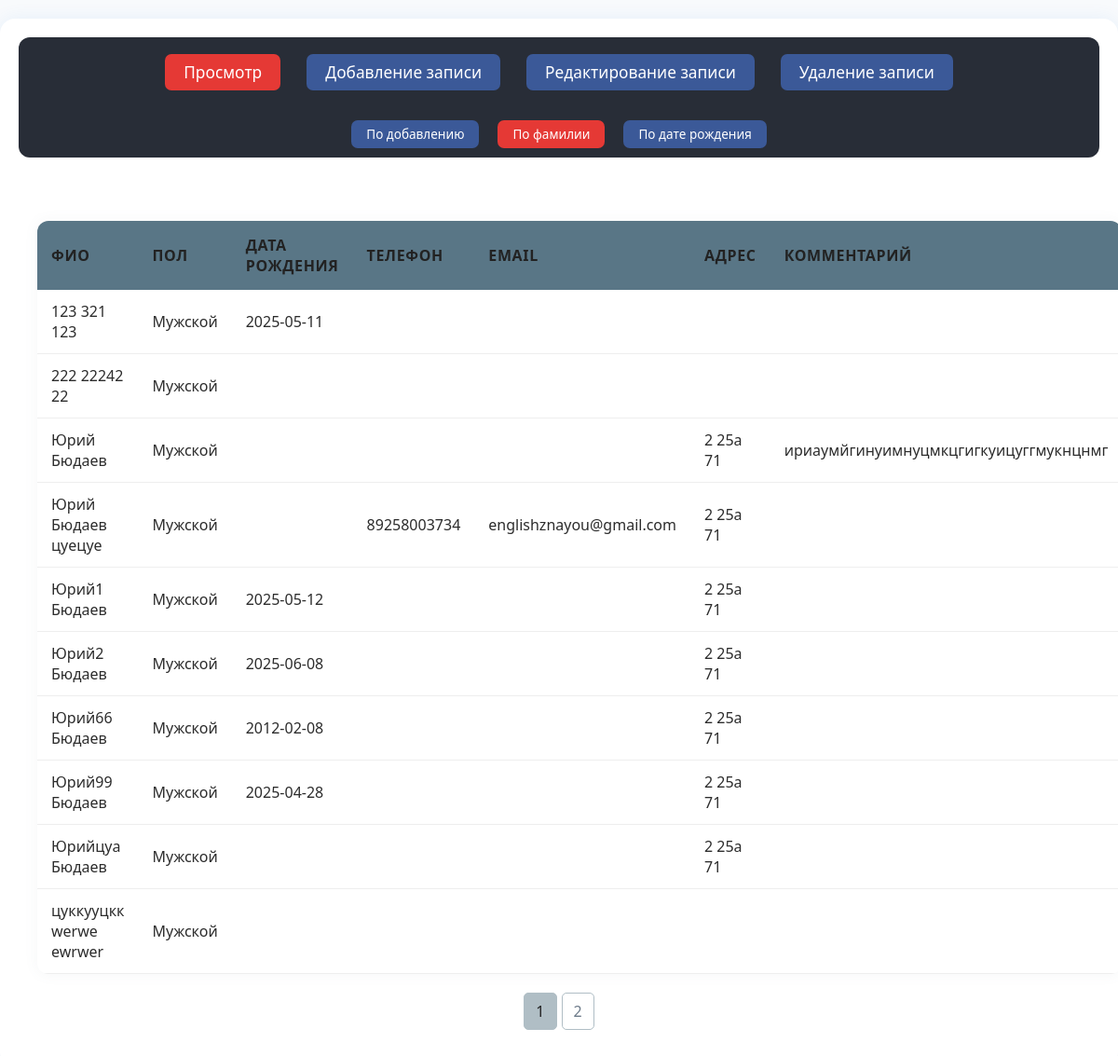
/index.php?action=view&sort=name, run on an earlier commit of the app's database.
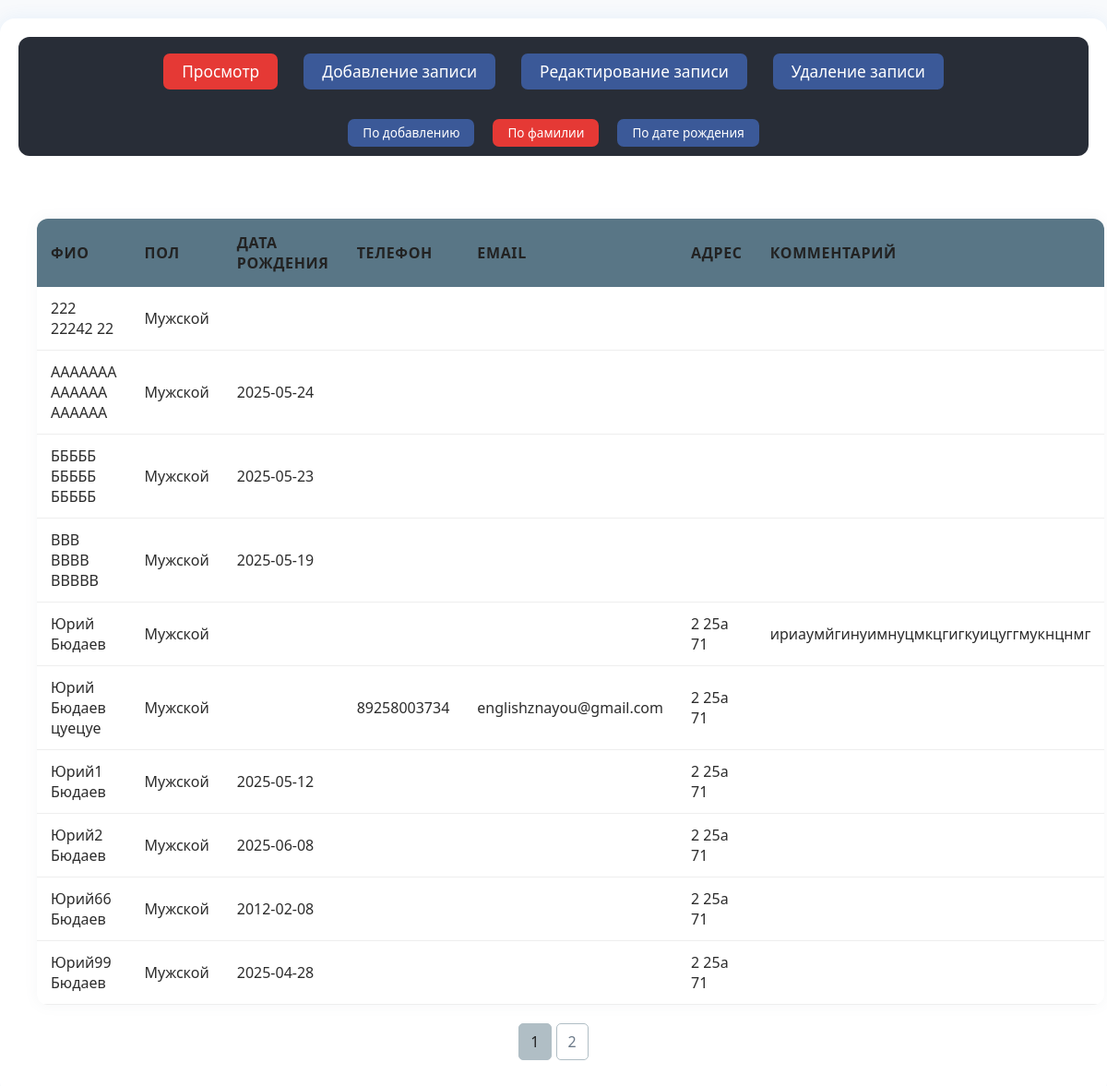
And on a later commit of the database.
### tables this page shows
CREATE TABLE contacts (
        id INTEGER PRIMARY KEY AUTOINCREMENT,
        last_name TEXT NOT NULL,
        first_name TEXT NOT NULL,
        middle_name TEXT,
        gender TEXT,
        dob TEXT,
        phone TEXT,
        address TEXT,
        email TEXT,
        comment TEXT
    );

### viewer.php (the view, shortened to what this page needs)
<?php
function show_contacts_table($sort = 'date', $page = 1) {
    $limit = 10;
    $offset = ($page - 1) * $limit;
    $db = new SQLite3('contacts.db');
    $order_by = '';
    switch ($sort) {
        case 'name':
            $order_by = 'ORDER BY last_name ASC, first_name ASC';
            break;
    }
    $count_query = "SELECT COUNT(*) AS total FROM contacts";
    $count_result = $db->querySingle($count_query);
    $total_records = $count_result ? $count_result : 0;
    $total_pages = ceil($total_records / $limit);
    $query = "SELECT * FROM contacts $order_by LIMIT $limit OFFSET $offset";
    $results = $db->query($query);
    $html = '<div class="contacts-container">';
    if (!$results || $total_records == 0) {
        $html .= '<p class="no-records">Записи не найдены.</p>';
    } else {
        $html .= '<table class="contacts-table">';
        $html .= '<thead><tr class="table-header">';
        $html .= '<th>ФИО</th>';
        $html .= '<th>Пол</th>';
        $html .= '<th>Дата рождения</th>';
        $html .= '<th>Телефон</th>';
        $html .= '<th>Email</th>';
        $html .= '<th>Адрес</th>';
        $html .= '<th>Комментарий</th>';
        $html .= '</tr></thead><tbody>';
        while ($row = $results->fetchArray(SQLITE3_ASSOC)) {
            $html .= '<tr class="contact-row">';
            $html .= '<td>' . htmlspecialchars($row['last_name']) . ' ' . htmlspecialchars($row['first_name']) . ' ' . htmlspecialchars($row['middle_name']) . '</td>';
            $html .= '<td>' . htmlspecialchars($row['gender']) . '</td>';
            $html .= '<td>' . htmlspecialchars($row['dob']) . '</td>';
            $html .= '<td>' . htmlspecialchars($row['phone']) . '</td>';
            $html .= '<td>' . htmlspecialchars($row['email']) . '</td>';
            $html .= '<td>' . htmlspecialchars($row['address']) . '</td>';
            $html .= '<td>' . htmlspecialchars($row['comment']) . '</td>';
            $html .= '</tr>';
        }
        $html .= '</tbody></table>';
        if ($total_pages > 1) {
            $html .= '<div class="pagination">';
            for ($i = 1; $i <= $total_pages; $i++) {
                $active = ($i == $page) ? 'active' : '';
                $html .= '<a href="index.php?action=view&sort=' . urlencode($sort) . '&page=' . $i . '" class="page-link ' . $active . '">' . $i . '</a>';
            }
            $html .= '</div>';
        }
    }
    $html .= '</div>';
    return $html;
}
?>

### index.php (shortened to what this page needs)
<!DOCTYPE html>
<html lang="ru">
<head>
    <link rel="stylesheet" href="/Byudaev_241_321/PHP-Kiyonory/lab5/style.css?v=1.0">
</head>
<body>
<div class="content">
<?php
require_once 'menu.php';
require_once 'viewer.php';
$action = $_GET['action'] ?? 'view';
$sort = $_GET['sort'] ?? 'date';
$page = isset($_GET['page']) ? (int)$_GET['page'] : 1;
echo generate_menu($action, $sort);
switch ($action) {
    case 'view':
    default:
        echo show_contacts_table($sort, $page);
}
?>
</div>
</body>
</html>

### menu.php
<?php
function generate_menu() {
    $menu_items = [
        'view' => 'Просмотр',
        'add' => 'Добавление записи',
        'edit' => 'Редактирование записи',
        'delete' => 'Удаление записи'
    ];
    $sort_items = [
        'date' => 'По добавлению',
        'name' => 'По фамилии',
        'dob' => 'По дате рождения'
    ];
    $active_action = $_GET['action'] ?? 'view';
    $active_sort = $_GET['sort'] ?? 'date';
    $html = '<nav class="menu">';
    $html .= '<ul>';
    foreach ($menu_items as $action => $label) {
        $activeClass = ($action === $active_action) ? 'main-active' : '';
        $html .= "<li><a href='index.php?action=$action' class='$activeClass'>$label</a></li>";
    }
    $html .= '</ul>';
    if ($active_action === 'view') {
        $html .= '<ul class="sort-menu">';
        foreach ($sort_items as $sort_key => $label) {
            $activeClass = ($sort_key === $active_sort) ? 'sort-active' : '';
            $html .= "<li><a href='index.php?action=view&sort=$sort_key' class='$activeClass'>$label</a></li>";
        }
        $html .= '</ul>';
    }
    $html .= '</nav>';
    return $html;
}
?>

### style.css (style rules this page uses)
body { font-family: 'Segoe UI', Tahoma, Geneva, Verdana, sans-serif; margin: 0; padding: 0; background-color: #f8fafc; color: #2c2c2c; }
.content { max-width: 1200px; margin: 20px auto; padding: 20px; background-color: #fff; border-radius: 16px; box-shadow: 0 0 20px rgba(0, 109, 225, 0.08); }
.menu { background-color: #282d37; padding: 18px 0 10px 0; margin-bottom: 28px; border-radius: 12px; overflow-x: auto; overflow-y: hidden; white-space: nowrap; display: flex; flex-direction: column; }
.menu ul { display: flex; justify-content: center; gap: 20px; list-style: none; padding: 0 20px; margin: 0; }
.menu ul.sort-menu { font-size: 0.92em; margin-top: 32px; gap: 12px; padding: 0 20px; }
.menu ul li a { background: #3b5998; color: #fff; font-size: 1.08em; padding: 8px 20px; border-radius: 7px; margin: 0 4px; text-decoration: none; display: inline-block; transition: background 0.3s, color 0.3s, transform 0.45s cubic-bezier(.22,1,.36,1); }
.menu ul.sort-menu li a { font-size: 0.92em; padding: 6px 16px; }
.menu ul li a.main-active, .menu ul.sort-menu li a.sort-active { background: #e53935; color: #fff; z-index: 2; }
.contacts-container { padding: 20px; }
.contacts-table { width: 100%; border-collapse: separate; border-spacing: 0; margin: 20px 0; background-color: #fff; border-radius: 12px; overflow: hidden; box-shadow: 0 0 15px rgba(108, 122, 137, 0.07); }
.table-header { background-color: #597686; color: #222; }
.contacts-table th { padding: 15px; text-align: left; font-weight: 700; text-transform: uppercase; font-size: 1em; letter-spacing: 0.04em; }
.contacts-table td { padding: 12px 15px; border-bottom: 1px solid #eee; }
.pagination { display: flex; justify-content: center; gap: 5px; margin-top: 20px; }
.page-link { padding: 8px 12px; border: 1px solid #b0bec5; text-decoration: none; color: #6c7a89; border-radius: 5px; transition: all 0.3s; }
.page-link.active { background-color: #b0bec5; color: #222; border-color: #b0bec5; }
.page-link, .btn, .contacts-table th, .contacts-table td { transition: background 0.35s cubic-bezier(.4,0,.2,1), color 0.35s cubic-bezier(.4,0,.2,1), box-shadow 0.35s cubic-bezier(.4,0,.2,1); }
.contact-row { transition: background-color 0.35s cubic-bezier(.4,0,.2,1); }

What changed in the data, as far as the page shows it:
removed contacts: last_name "123", first_name "321", middle_name "123", gender "Мужской", dob "2025-05-11"
no longer on this page (row unchanged): contacts: last_name "Юрийцуа", first_name "Бюдаев", gender "Мужской", address "2 25а 71"
no longer on this page (row unchanged): contacts: last_name "цуккууцкк", first_name "werwe", middle_name "ewrwer", gender "Мужской"
added contacts: last_name "AAAAAAA", first_name "AAAAAA", middle_name "AAAAAA", gender "Мужской", dob "2025-05-24"
added contacts: last_name "БББББ", first_name "БББББ", middle_name "БББББ", gender "Мужской", dob "2025-05-23"
added contacts: last_name "ВВВ", first_name "ВВВВ", middle_name "ВВВВВ", gender "Мужской", dob "2025-05-19"
